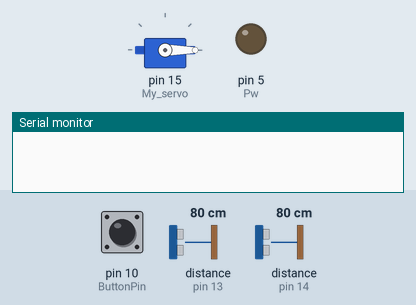
The sketch below on a simulated Arduino Uno, built with avr-gcc and run on an emulated ATmega328P. On the bench: servo, output pins drawn as LEDs (lit = HIGH), the last lines printed to the serial monitor. Dashed ring = blinking. The inputs (shaded band) are chosen by the test bench; at power-on: pin 10 (ButtonPin) HIGH, distance to the obstacle (sensors on pin 14, pin 13) 80 cm. The echo pulse lasts 58.3 µs per cm; no MQTT or app messages arrive unless stated; pins used as bus, display or sensor lines are not drawn.

Above: at 2.3 s.
2.4 s: pin 10 (ButtonPin) pulled LOW for 0.15 s
At 4.6 s:
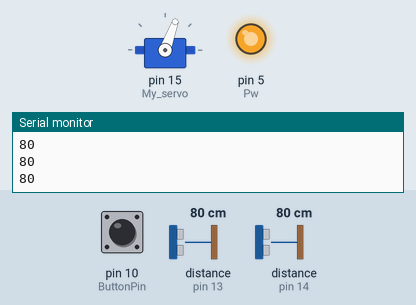
5.4 s: distance to the obstacle (sensor on pin 14) set to 6 cm
7.3 s: distance to the obstacle (sensor on pin 14) set to 3 cm
At 9.0 s:
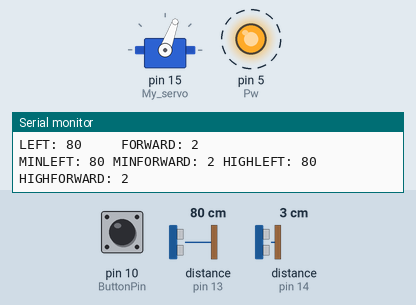
9.7 s: distance to the obstacle (sensor on pin 14) set to 18 cm
At 10.61 s:
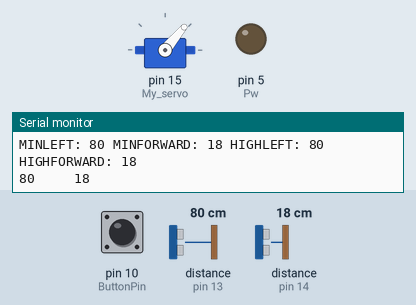
12.7 s: distance to the obstacle (sensor on pin 14) set to 15 cm
At 13.19 s:
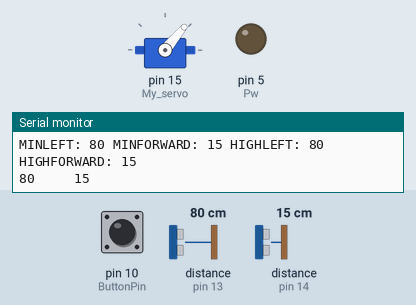
15.7 s: distance to the obstacle (sensor on pin 14) set to 12 cm
At 18.2 s:
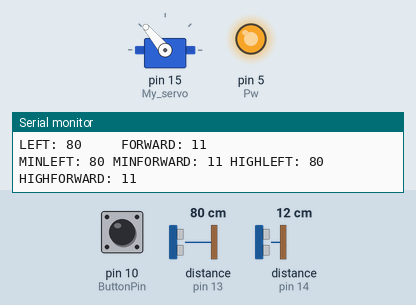
Timing chart, 0 to 28.2 s (numbered marks = the images above; inputs shaded):
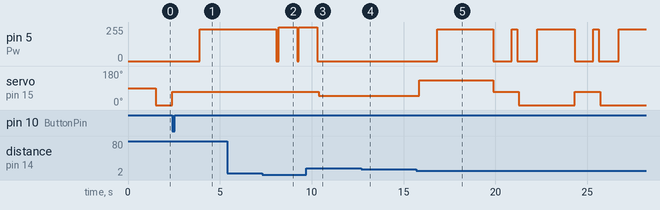

The sketch:

BilKod.ino
```cpp
#include <Servo.h>              // inkluderar bibloteket servo
#include "EspMQTTClient.h"      // inkluderar bibloteket espmqttclitent

void onConnectionEstablished(); // anropar funktionen

EspMQTTClient client(
  "ABBIndgymIoT_2.4GHz",      // ssd
  "ValkommenHit!",            // lösen
  "192.168.0.104",            // mqtt ip
  1883,                       // mqtt port
  "jocke",                    // namn
  "apa",                      // lösen
  "microdator",               // clientens namn
  onConnectionEstablished,    // återkallar funktionen
  true,                       // tillåter uppdatering via webben
  true
);

typedef enum EngineState {                //typedef tillåtes oss att släppa taggnamnet och använda typen utan enum sökordet *. enum är en data typ
  Sensor, Drive, StartUp, Turn, FindWall  //alla cases
};
EngineState EState;                       // * kallar EngineState för EState

#define TriggerL 2                                  //definerar pins
#define EchoL 13
#define TriggerF 12
#define EchoF 14
#define D1 0
#define Pw 5
#define ButtonPin 10
unsigned long previousMillis = 0, currentMillis = 0;//definerar ints, long, bool
int DegreeMinimum = 0, DegreeMitten = 70, DegreeMax = 130, turnDelay, Degree, ServoDelay = 1000;
int StartSleep = 1500, ButtonState = 0;
int DistanceL, DistanceF = 9999, DriveTime, DriveDistanceGGR = 75, Acc = 750, lol = 1, haha = 0;
int MinstaL, MinstaF, HogstaL, HogstaF, AllDistanceL, AllDistanceF;
int SweetSpotL = 15, SweetSpotFHigh = 13, SweetSpotFLow = 13;
bool IsConnected;

Servo My_servo;                                       // kallar servot för My_servo

void setup() {                                        // körs en gång
  My_servo.attach(15);                                // definerar pin för servot
  Serial.begin(9600);                                 // sätter data hastigheten i bits pär sekund för serial monitor
  pinMode(ButtonPin, INPUT);                          // configurerar pin att antingen vara input eller output
  pinMode(TriggerL, OUTPUT), pinMode(EchoL, INPUT);
  pinMode(TriggerF, OUTPUT), pinMode(EchoF, INPUT);
  pinMode(Pw, OUTPUT), pinMode(D1, OUTPUT);
  digitalWrite(D1, HIGH);
  EState = StartUp;                                   // går till casen startupp
}

void loop() {                                         // körs hela tiden
  client.loop();                                      // funktionen måste anropas
  switch (EState) {                                   // controllerar ordningen på cases
    case StartUp:                                     // detta är casen
      ButtonState = digitalRead(ButtonPin);           // läser av om ström går igenom pin buttonpin
      My_servo.write(DegreeMinimum);                  // ändrar värdet på
      if (ButtonState == LOW && IsConnected == true){ // om båda är sanna
        client.publish("mess", "Knappen trycktes, startar programet"); // skickar till mess stringen
        My_servo.write(DegreeMitten);
        delay(StartSleep);                            // väntar ms
        client.publish("mess", "Försöker hitta en vägg");
        EState = FindWall;
      } else {                                        // annars
        EState = StartUp;
      }
    break;                                            // avslutar casen

    case FindWall:
      analogWrite(Pw, Acc);       // kan variera med vilken output som används
      CheckF();
      Serial.println(DistanceF);  // skriver i terminalen på en ny rad
      if(haha >= 250){
        client.publish("mess", "Hittade en vägg");
        EState = Sensor;
      }
      if (DistanceF <= 3 && DistanceF != 0){
        haha++;
      } else {
        EState = FindWall;
      }
    break;

    case Sensor:
      Acc = 750;
      previousMillis = millis();            // sätter undefined long till hur länge programet har körts i ms
      analogWrite(Pw, 0);
      digitalWrite(D1, HIGH);
      MinstaL = 9999;
      MinstaF = 9999;
      HogstaL = 0;
      HogstaF = 0;
      AllDistanceL = 0;
      AllDistanceF = 0;
      for(int i = 0; i < 5; i++){           // så länge i < 5 utför och lägg på på i
        CheckL();
        CheckF();

        Serial.println(DistanceL + String("     ") + DistanceF);

        AllDistanceL += DistanceL;
        AllDistanceF += DistanceF;
        if(DistanceL < MinstaL){ MinstaL = DistanceL; }
        if (DistanceL > HogstaL){ HogstaL = DistanceL; }
        if(DistanceF < MinstaF){ MinstaF = DistanceF; }
        if (DistanceF > HogstaF){ HogstaF = DistanceF; }
      }
      AllDistanceL -= (MinstaL + HogstaL);
      AllDistanceF -= (MinstaF + HogstaF);
      DistanceL = AllDistanceL / 3;
      DistanceF = AllDistanceF / 3;

      Serial.println(String("LEFT: ") + DistanceL + String("     FORWARD: ") + DistanceF);
      Serial.println(String("MINLEFT: ") + MinstaL + String(" MINFORWARD: ") + MinstaF + String(" HIGHLEFT: ") + HogstaL + String(" HIGHFORWARD: ") + HogstaF);

      if (DistanceL > SweetSpotL && haha == 0) {
        Degree = DegreeMinimum;
        turnDelay = 2050;
        client.publish("mess", String("Svänger vänster för att distancen vänster är ")+DistanceL+String("cm"));
        EState = Turn;
      } else if (DistanceF >= SweetSpotFLow && DistanceF <= SweetSpotFHigh) {
        lol = 0;
        haha = 0;
        Degree = DegreeMax;
        turnDelay = 3050;
        client.publish("mess", String("Svänger höger för att distancen frammåt är ")+DistanceF+String("cm och distance vänster är ")+DistanceL+String("cm"));
        EState = Turn;
      } else if (DistanceF < SweetSpotFHigh) {
        lol = 1;
        DriveTime = (SweetSpotFLow -= DistanceF) * DriveDistanceGGR;
        digitalWrite(D1, LOW);
        Acc = 1023;
        client.publish("mess", String("Åker bakåt ")+(DriveTime+1000)+String("ms för att distancen frammåt är ")+DistanceF+String("cm"));
        EState = Drive;
      } else if (DistanceF > SweetSpotFHigh) {
        lol = 1;
        DriveTime = (DistanceF -= SweetSpotFHigh) * DriveDistanceGGR;
        client.publish("mess", String("Åker frammåt ")+DriveTime+String("ms för att distancen frammåt är ")+DistanceF+String("cm"));
        EState = Drive;
      }
    break;

    case Drive:
      analogWrite(Pw, Acc);
      currentMillis = millis();
      if (currentMillis - previousMillis >= DriveTime || DistanceL > SweetSpotL){ //om ena eller andra är sann
        if (Acc != 750){
          if(haha == 0) {
            My_servo.write(50);
          }
          delay(1000);
        }
        if(DistanceL > SweetSpotL){
          client.publish("mess", String("Stannar för att distance vänster är ")+DistanceF+String("cm"));
        } else {
          client.publish("mess", DriveTime+String("ms har gått"));
        }
        EState = Sensor;
      }
      if(DistanceL > 4 && Acc == 750){
        My_servo.write(50);
      } else if (DistanceL < 5 && Acc == 750){
        My_servo.write(90);
      } else{
        My_servo.write(DegreeMitten);
      }
      CheckL();
    break;

    case Turn:
      if(Degree == DegreeMinimum && lol != 0){
        My_servo.write(DegreeMitten);
        analogWrite(Pw, Acc);
        delay(650); //800
        analogWrite(Pw, 0);
      }
      My_servo.write(Degree);
      delay(ServoDelay);
      analogWrite(Pw, Acc);
      delay(turnDelay);
      analogWrite(Pw, 0);
      My_servo.write(DegreeMitten);
      delay(ServoDelay);
      analogWrite(Pw, Acc);
      delay(300);
      analogWrite(Pw, 0);
      EState = Sensor;
    break;
  }
}

void CheckL(){                        // funktion kallad checkl
  long DurationL;
  digitalWrite(TriggerL, LOW);
  delayMicroseconds(2);               // 1000 ggr mindre än ms
  digitalWrite(TriggerL, HIGH);
  delayMicroseconds(10);
  digitalWrite(TriggerL, LOW);
  DurationL = pulseIn(EchoL, HIGH);   // väntar förpin att gå från låg till hög
  DistanceL = (DurationL / 2) / 29.1;
}

void CheckF(){
  long DurationF;
  digitalWrite(TriggerF, LOW);
  delayMicroseconds(2);
  digitalWrite(TriggerF, HIGH);
  delayMicroseconds(10);
  digitalWrite(TriggerF, LOW);
  DurationF = pulseIn(EchoF, HIGH);
  DistanceF = (DurationF / 2) / 29.1;
}

void onConnectionEstablished() {
  IsConnected = true;
  client.subscribe("lampa/lamp", [](const String & payload){ // subcribar till
    client.publish("mess", "Har startat");
    EState = StartUp;
  });
}
```

Measured:
- the behaviour switches between 5 and 4 cm on distance to the obstacle (sensor on pin 14) (found by bisection; images 1 and 2)
- the behaviour switches between 14 and 13 cm on distance to the obstacle (sensor on pin 14) (found by bisection; images 4 and 5)
- after the input at 2.4 s, pin 5 (Pw): 0/255 → 238/255 after 1.5 s; servo on pin 15 (My_servo): 0° → 70° at once
- after the input at 7.3 s, pin 5 (Pw): alternates 255/255 for 1.0 s and 0/255 for 0.11 s, starting after 0.78 s
- after the input at 9.7 s, pin 5 (Pw): goes on until 10.3 s, then stays 0/255; servo on pin 15 (My_servo): 70° → 50° after 0.70 s
- after the input at 12.7 s, pin 5 (Pw): stays 0/255 (without the input it goes to 238/255 after 3.0 s)
- after the input at 15.7 s, pin 5 (Pw): 0/255 → 238/255 after 1.1 s, → 0/255 3.1 s later, → 238/255 1.0 s later, → 0/255 0.30 s later, … (9 changes in this stretch); servo on pin 15 (My_servo): 50° → 130° after 0.14 s, → 70° 4.1 s later, → 0° 1.4 s later, → 70° 3.1 s later, … (5 changes in this stretch)
